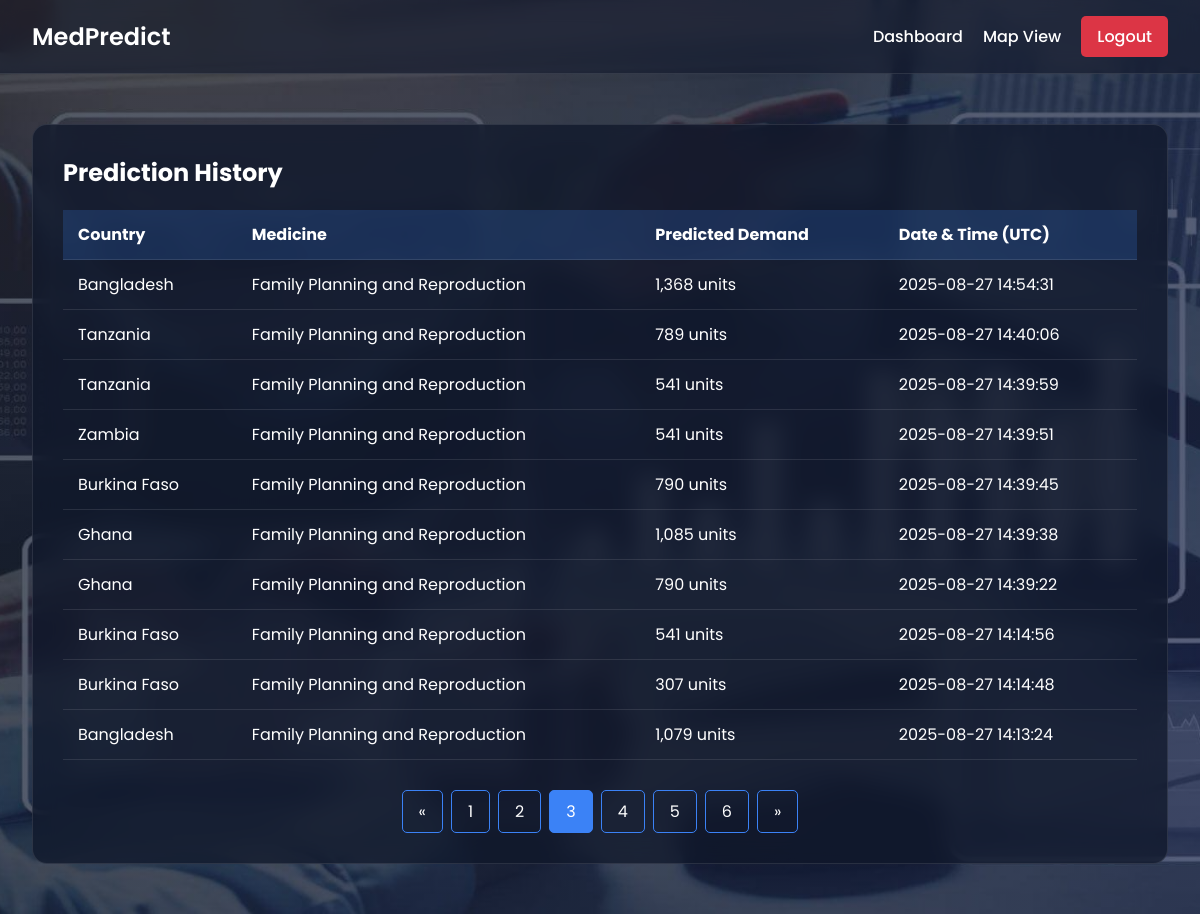
/history?page=3 (signed in), run on the app's committed database.
### app/auth.py (models this page shows)
class Prediction(db.Model):
    id = db.Column(db.Integer, primary_key=True)
    country = db.Column(db.String(100), nullable=False)
    medicine = db.Column(db.String(100), nullable=False)
    predicted_demand = db.Column(db.String(50), nullable=False)
    timestamp = db.Column(db.DateTime, default=datetime.utcnow)
    user_id = db.Column(db.Integer, db.ForeignKey('user.id'))

### app/routes.py (the view)
@main.route('/history')
@login_required
def history():
    page = request.args.get('page', 1, type=int)
    user_predictions = (
        Prediction.query
        .filter_by(user_id=current_user.id)
        .order_by(Prediction.timestamp.desc())
        .paginate(page=page, per_page=10)
    )
    return render_template('history.html', predictions=user_predictions)

### app/auth.py (called while the page is built)
@login_manager.user_loader
def load_user(user_id):
    return User.query.get(int(user_id))

### app/templates/history.html (shortened to what this page needs)
<!DOCTYPE html>
<html lang="en">
<head>
</head>
<body>
    <div class="bg-container">
        <nav class="navbar">
            <a class="navbar-brand" href="/">MedPredict</a>
            <div class="nav-links">
                <a href="/dashboard">Dashboard</a>
                <a href="/map">Map View</a>
                <a href="/logout" class="btn-logout">Logout</a>
            </div>
        </nav>
        <div class="container">
            <div class="history-card">
                <h2>Prediction History</h2>
                <table>
                    <thead>
                        <tr>
                            <th>Country</th>
                            <th>Medicine</th>
                            <th>Predicted Demand</th>
                            <th>Date & Time (UTC)</th>
                        </tr>
                    </thead>
                    <tbody>
                        {% for prediction in predictions.items %}
                        <tr>
                            <td>{{ prediction.country }}</td>
                            <td>{{ prediction.medicine }}</td>
                            <td>{{ prediction.predicted_demand }}</td>
                            <td>{{ prediction.timestamp.strftime('%Y-%m-%d %H:%M:%S') }}</td>
                        </tr>
                        {% endfor %}
                    </tbody>
                </table>
                <div class="pagination">
                    <a href="{{ url_for('main.history', page=predictions.prev_num) }}" class="{{ 'disabled' if not predictions.has_prev else '' }}">&laquo;</a>
                    {% for page_num in predictions.iter_pages(left_edge=1, right_edge=1, left_current=1, right_current=2) %}
                        {% if page_num %}
                            <a href="{{ url_for('main.history', page=page_num) }}" class="{{ 'active' if page_num == predictions.page else '' }}">{{ page_num }}</a>
                        {% else %}...{% endif %}
                    {% endfor %}
                    <a href="{{ url_for('main.history', page=predictions.next_num) }}" class="{{ 'disabled' if not predictions.has_next else '' }}">&raquo;</a>
                </div>
            </div>
        </div>
    </div>
</body>
</html>

### data on the page
Prediction: country "Bangladesh", medicine "Family Planning and Reproduction", predicted_demand "1,368 units", timestamp "2025-08-27 14:54:31"
Prediction: country "Tanzania", medicine "Family Planning and Reproduction", predicted_demand "789 units", timestamp "2025-08-27 14:40:06"
Prediction: country "Tanzania", medicine "Family Planning and Reproduction", predicted_demand "541 units", timestamp "2025-08-27 14:39:59"
Prediction: country "Zambia", medicine "Family Planning and Reproduction", predicted_demand "541 units", timestamp "2025-08-27 14:39:51"
Prediction: country "Burkina Faso", medicine "Family Planning and Reproduction", predicted_demand "790 units", timestamp "2025-08-27 14:39:45"
Prediction: country "Ghana", medicine "Family Planning and Reproduction", predicted_demand "1,085 units", timestamp "2025-08-27 14:39:38"
Prediction: country "Ghana", medicine "Family Planning and Reproduction", predicted_demand "790 units", timestamp "2025-08-27 14:39:22"
Prediction: country "Burkina Faso", medicine "Family Planning and Reproduction", predicted_demand "541 units", timestamp "2025-08-27 14:14:56"
Prediction: country "Burkina Faso", medicine "Family Planning and Reproduction", predicted_demand "307 units", timestamp "2025-08-27 14:14:48"
Prediction: country "Bangladesh", medicine "Family Planning and Reproduction", predicted_demand "1,079 units", timestamp "2025-08-27 14:13:24"

### other printed values
{{ page_num }} "1" "2" "3" "4" "5" "6"
